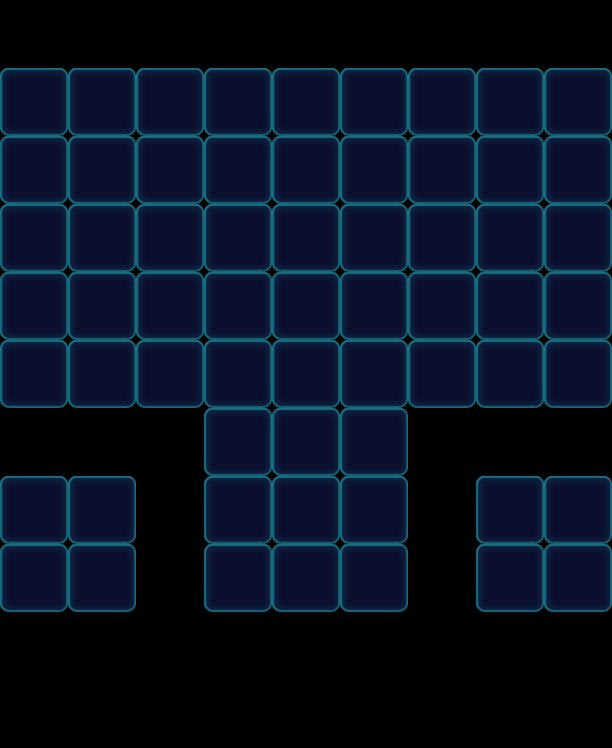

Tiled map render using the project's own tile images. Description and the map definition, with tile-layer contents summarised, below:
An orthogonal 9x11 tile map with 68x68 px tiles, 1 tile layer (Valid), 2 tilesets and 81 objects (40x Floor, 14x Monster, 14x Lock, 13x Factory_Normal).

<map version="1.0" orientation="orthogonal" width="9" height="11" tilewidth="68" tileheight="68">
 <tileset firstgid="1" name="game_grid1" tilewidth="68" tileheight="68">
  <image source="game_grid1.png" width="68" height="68" />
 </tileset>
 <tileset firstgid="2" name="map" tilewidth="68" tileheight="68">
  <image source="map.png" width="1024" height="1024" />
 </tileset>
 <layer name="Valid" width="9" height="11" opacity="0.9">
  <data>[99 cells, 62 non-empty, 1 distinct tile ids]</data>
 </layer>
 <objectgroup name="BottomObj" width="9" height="11">
  <object type="Floor" gid="33" x="0" y="544">
   <properties>
    <property name="Layers" value="2" />
   </properties>
  </object>
  <object type="Floor" gid="33" x="68" y="544">
   <properties>
    <property name="Layers" value="2" />
   </properties>
  </object>
  <object type="Floor" gid="33" x="0" y="612">
   <properties>
    <property name="Layers" value="2" />
   </properties>
  </object>
  <object type="Floor" gid="33" x="68" y="612">
   <properties>
    <property name="Layers" value="2" />
   </properties>
  </object>
  <object type="Floor" gid="33" x="476" y="544">
   <properties>
    <property name="Layers" value="2" />
   </properties>
  </object>
  <object type="Floor" gid="33" x="476" y="612">
   <properties>
    <property name="Layers" value="2" />
   </properties>
  </object>
  <object type="Floor" gid="33" x="544" y="612">
   <properties>
    <property name="Layers" value="2" />
   </properties>
  </object>
  <object type="Floor" gid="33" x="544" y="544">
   <properties>
    <property name="Layers" value="2" />
   </properties>
  </object>
  <object type="Floor" gid="33" x="204" y="544">
   <properties>
    <property name="Layers" value="2" />
   </properties>
  </object>
  <object type="Floor" gid="33" x="204" y="612">
   <properties>
    <property name="Layers" value="2" />
   </properties>
  </object>
  <object type="Floor" gid="33" x="272" y="612">
   <properties>
    <property name="Layers" value="2" />
   </properties>
  </object>
  <object type="Floor" gid="33" x="272" y="544">
   <properties>
    <property name="Layers" value="2" />
   </properties>
  </object>
  <object type="Floor" gid="33" x="340" y="612">
   <properties>
    <property name="Layers" value="2" />
   </properties>
  </object>
  <object type="Floor" gid="33" x="340" y="544">
   <properties>
    <property name="Layers" value="2" />
   </properties>
  </object>
  <object type="Floor" gid="33" x="0" y="136">
   <properties>
    <property name="Layers" value="2" />
   </properties>
  </object>
  <object type="Floor" gid="33" x="0" y="204">
   <properties>
    <property name="Layers" value="2" />
   </properties>
  </object>
  <object type="Floor" gid="33" x="0" y="272">
   <properties>
    <property name="Layers" value="2" />
   </properties>
  </object>
  <object type="Floor" gid="33" x="0" y="340">
   <properties>
    <property name="Layers" value="2" />
   </properties>
  </object>
  <object type="Floor" gid="33" x="0" y="408">
   <properties>
    <property name="Layers" value="2" />
   </properties>
  </object>
  <object type="Floor" gid="33" x="136" y="272">
   <properties>
    <property name="Layers" value="2" />
   </properties>
  </object>
  <object type="Floor" gid="33" x="136" y="340">
   <properties>
    <property name="Layers" value="2" />
   </properties>
  </object>
  <object type="Floor" gid="33" x="136" y="408">
   <properties>
    <property name="Layers" value="2" />
   </properties>
  </object>
  <object type="Floor" gid="33" x="136" y="136">
   <properties>
    <property name="Layers" value="2" />
   </properties>
  </object>
  <object type="Floor" gid="33" x="136" y="204">
   <properties>
    <property name="Layers" value="2" />
   </properties>
  </object>
  <object type="Floor" gid="33" x="272" y="272">
   <properties>
    <property name="Layers" value="2" />
   </properties>
  </object>
  <object type="Floor" gid="33" x="272" y="340">
   <properties>
    <property name="Layers" value="2" />
   </properties>
  </object>
  <object type="Floor" gid="33" x="272" y="408">
   <properties>
    <property name="Layers" value="2" />
   </properties>
  </object>
  <object type="Floor" gid="33" x="272" y="136">
   <properties>
    <property name="Layers" value="2" />
   </properties>
  </object>
  <object type="Floor" gid="33" x="272" y="204">
   <properties>
    <property name="Layers" value="2" />
   </properties>
  </object>
  <object type="Floor" gid="33" x="408" y="272">
   <properties>
    <property name="Layers" value="2" />
   </properties>
  </object>
  <object type="Floor" gid="33" x="408" y="340">
   <properties>
    <property name="Layers" value="2" />
   </properties>
  </object>
  <object type="Floor" gid="33" x="408" y="408">
   <properties>
    <property name="Layers" value="2" />
   </properties>
  </object>
  <object type="Floor" gid="33" x="408" y="136">
   <properties>
    <property name="Layers" value="2" />
   </properties>
  </object>
  <object type="Floor" gid="33" x="408" y="204">
   <properties>
    <property name="Layers" value="2" />
   </properties>
  </object>
  <object type="Floor" gid="33" x="544" y="272">
   <properties>
    <property name="Layers" value="2" />
   </properties>
  </object>
  <object type="Floor" gid="33" x="544" y="340">
   <properties>
    <property name="Layers" value="2" />
   </properties>
  </object>
  <object type="Floor" gid="33" x="544" y="408">
   <properties>
    <property name="Layers" value="2" />
   </properties>
  </object>
  <object type="Floor" gid="33" x="544" y="136">
   <properties>
    <property name="Layers" value="2" />
   </properties>
  </object>
  <object type="Floor" gid="33" x="544" y="204">
   <properties>
    <property name="Layers" value="2" />
   </properties>
  </object>
  <object type="Floor" gid="33" x="272" y="476">
   <properties>
    <property name="Layers" value="2" />
   </properties>
  </object>
 </objectgroup>
 <objectgroup name="MiddleObj" width="9" height="11">
  <object type="Monster" gid="17" x="0" y="612">
   <properties>
    <property name="Color" value="Purple" />
   </properties>
  </object>
  <object type="Monster" gid="2" x="544" y="544">
   <properties>
    <property name="Color" value="Blue" />
   </properties>
  </object>
  <object type="Monster" gid="19" x="68" y="544">
   <properties>
    <property name="Color" value="Yellow" />
   </properties>
  </object>
  <object type="Monster" gid="3" x="476" y="612">
   <properties>
    <property name="Color" value="Green" />
   </properties>
  </object>
  <object type="Monster" gid="19" x="544" y="612">
   <properties>
    <property name="Color" value="Yellow" />
   </properties>
  </object>
  <object type="Monster" gid="17" x="476" y="544">
   <properties>
    <property name="Color" value="Purple" />
   </properties>
  </object>
  <object type="Monster" gid="3" x="0" y="544">
   <properties>
    <property name="Color" value="Green" />
   </properties>
  </object>
  <object type="Monster" gid="2" x="68" y="612">
   <properties>
    <property name="Color" value="Blue" />
   </properties>
  </object>
  <object type="Monster" gid="2" x="272" y="544">
   <properties>
    <property name="Color" value="Blue" />
   </properties>
  </object>
  <object type="Monster" gid="3" x="204" y="612">
   <properties>
    <property name="Color" value="Green" />
   </properties>
  </object>
  <object type="Monster" gid="19" x="272" y="612">
   <properties>
    <property name="Color" value="Yellow" />
   </properties>
  </object>
  <object type="Monster" gid="17" x="204" y="544">
   <properties>
    <property name="Color" value="Purple" />
   </properties>
  </object>
  </objectgroup>
 <objectgroup color="#000000" name="TopObj" width="9" height="11">
  <!-- 27 objects omitted --></objectgroup>
</map>
<!-- 29 of 81 objects omitted -->
